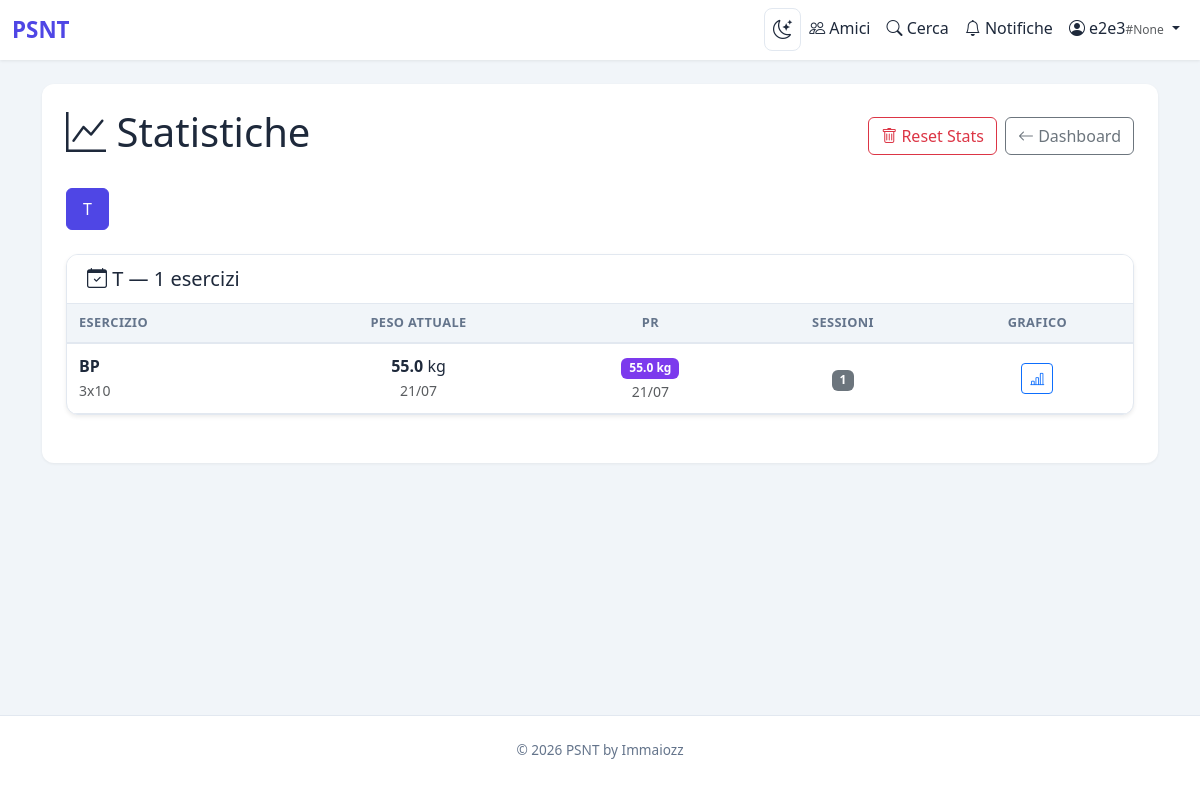
The app's page /stats (signed in) with its own data.
### flask_app.py (models this page shows, shortened)
class User(UserMixin, db.Model):
    id = db.Column(db.Integer, primary_key=True)
    username = db.Column(db.String(80), unique=True, nullable=False, index=True)
    email = db.Column(db.String(120), unique=True, nullable=False, index=True)
    password_hash = db.Column(db.String(255), nullable=False)
    profile_image = db.Column(db.Text, nullable=True)
    friend_code = db.Column(db.String(4), unique=True, nullable=True, index=True)
    public_token = db.Column(db.String(36), unique=True, nullable=True, index=True)
    is_admin = db.Column(db.Boolean, default=False, nullable=False)
    created_at = db.Column(db.DateTime, default=datetime.utcnow)
    routines = db.relationship('Routine', backref='user', lazy=True, cascade='all, delete-orphan')
    routine_exercises = db.relationship('RoutineExercise', backref='user', lazy=True, cascade='all, delete-orphan')
    routine_sessions = db.relationship('RoutineSession', backref='user', lazy=True, cascade='all, delete-orphan')
    workouts = db.relationship('Workout', backref='user', lazy=True, cascade='all, delete-orphan')
    weight_history = db.relationship('WeightHistory', backref='user', lazy=True, cascade='all, delete-orphan')

class Routine(db.Model):
    id = db.Column(db.Integer, primary_key=True)
    user_id = db.Column(db.Integer, db.ForeignKey('user.id'), nullable=False)
    name = db.Column(db.String(50), nullable=False)
    position = db.Column(db.Integer, nullable=False, default=0)
    public_token = db.Column(db.String(36), unique=True, nullable=True, index=True)
    created_at = db.Column(db.DateTime, default=datetime.utcnow)
    exercises = db.relationship('RoutineExercise', backref='routine', lazy=True, cascade='all, delete-orphan',
                                order_by='RoutineExercise.position.asc()')
    sessions = db.relationship('RoutineSession', backref='routine', lazy=True, cascade='all, delete-orphan')

class RoutineExercise(db.Model):
    id = db.Column(db.Integer, primary_key=True)
    routine_id = db.Column(db.Integer, db.ForeignKey('routine.id'), nullable=False)
    user_id = db.Column(db.Integer, db.ForeignKey('user.id'), nullable=False)
    exercise = db.Column(db.String(120), nullable=False)
    exercise_id = db.Column(db.String(10), nullable=True)
    default_sets = db.Column(db.Integer, nullable=True)
    default_reps = db.Column(db.String(50), nullable=True)
    notes = db.Column(db.Text, nullable=True)
    position = db.Column(db.Integer, nullable=True)
    superset_id = db.Column(db.Integer, nullable=True)
    created_at = db.Column(db.DateTime, default=datetime.utcnow)

class RoutineSession(db.Model):
    id = db.Column(db.Integer, primary_key=True)
    routine_id = db.Column(db.Integer, db.ForeignKey('routine.id'), nullable=False)
    user_id = db.Column(db.Integer, db.ForeignKey('user.id'), nullable=False)
    date = db.Column(db.Date, nullable=False, default=datetime.utcnow)
    created_at = db.Column(db.DateTime, default=datetime.utcnow)
    workouts = db.relationship('Workout', backref='session', lazy=True, cascade='all, delete-orphan')

### flask_app.py (the view)
@app.route("/stats")
@login_required
def stats():
    routines = Routine.query.filter_by(user_id=current_user.id).order_by(Routine.position.asc()).all()
    if not routines:
        return render_template("stats.html", routine_stats={}, routines=[])
    routine_ids = [r.id for r in routines]
    exercises_by_routine = {}
    for re in RoutineExercise.query.filter(RoutineExercise.routine_id.in_(routine_ids)).order_by(RoutineExercise.position.asc()).all():
        exercises_by_routine.setdefault(re.routine_id, []).append(re)
    sessions = RoutineSession.query.filter(
        RoutineSession.routine_id.in_(routine_ids),
        RoutineSession.user_id == current_user.id
    ).order_by(RoutineSession.date.desc()).all()
    session_ids = [s.id for s in sessions]
    all_workouts = Workout.query.filter(
        Workout.session_id.in_(session_ids),
        Workout.user_id == current_user.id
    ).all()
    workout_lookup = {}
    for wo in all_workouts:
        workout_lookup.setdefault(wo.session_id, {})[wo.exercise] = wo
    session_by_id = {s.id: s for s in sessions}
    routine_stats = {}
    for r in routines:
        template_exercises = exercises_by_routine.get(r.id, [])
        ex_stats = []
        for re in template_exercises:
            session_workouts = []
            for s in sessions:
                if s.routine_id != r.id:
                    continue
                wo = workout_lookup.get(s.id, {}).get(re.exercise)
                if wo:
                    session_workouts.append((s, wo))
            latest_sw = session_workouts[0] if session_workouts else None
            pr_sw = max(session_workouts, key=lambda x: float(x[1].weight) if x[1].weight else 0) if session_workouts else None
            latest_weight = None
            latest_date = None
            if latest_sw:
                try:
                    latest_weight = float(latest_sw[1].weight.replace(",", ".")) if latest_sw[1].weight else None
                except (ValueError, AttributeError):
                    latest_weight = None
                latest_date = latest_sw[0].date
            pr_weight = None
            pr_date = None
            if pr_sw and pr_sw[1].weight:
                try:
                    pr_weight = float(pr_sw[1].weight.replace(",", "."))
                    pr_date = pr_sw[0].date
                except (ValueError, AttributeError):
                    pass
            ex_stats.append({
                "routine_exercise": re,
                "name_it": _resolve_exercise_name(re.exercise, re.exercise_id),
                "latest_weight": latest_weight,
                "latest_date": latest_date,
                "pr_weight": pr_weight,
                "pr_date": pr_date,
                "total_sessions": len(session_workouts),
            })
        if ex_stats:
            routine_stats[r.name] = ex_stats
    return render_template("stats.html", routine_stats=routine_stats, routines=routines)

### templates/stats.html (shortened to what this page needs)
{% extends "base.html" %}
{% block content %}
<div class="d-flex justify-content-between align-items-center mb-4">
    <h1 style="color:var(--text-color);"><i class="bi bi-graph-up"></i> Statistiche</h1>
    <div class="d-flex gap-2">
        <form method="POST" action="{{ url_for('clear_stats') }}" id="clearStatsForm" onsubmit="return confirm('Vuoi cancellare TUTTI i dati delle sessioni e dei pesi? Questa azione non può essere annullata.');">
            <button type="submit" class="btn btn-outline-danger" title="Cancella tutti i dati">
                <i class="bi bi-trash"></i> Reset Stats
            </button>
        </form>
        <a href="{{ url_for('dashboard') }}" class="btn btn-outline-secondary">
            <i class="bi bi-arrow-left"></i> Dashboard
        </a>
    </div>
</div>
{% if routines|length > 0 %}
<ul class="nav nav-pills mb-4" id="routineTabs" role="tablist">
    {% for r in routines %}
    <li class="nav-item me-1">
        <button class="nav-link {% if loop.first %}active{% endif %}" data-bs-toggle="pill" data-bs-target="#tab-{{ r.id }}" type="button">
            {{ r.name }}
        </button>
    </li>
    {% endfor %}
</ul>
<div class="tab-content">
    {% for r in routines %}
    <div class="tab-pane fade {% if loop.first %}show active{% endif %}" id="tab-{{ r.id }}">
        {% if routine_stats[r.name] and routine_stats[r.name]|length > 0 %}
        <div class="card shadow-sm stat-card mb-4">
            <div class="card-header d-flex justify-content-between align-items-center">
                <h5 class="mb-0" style="color:var(--text-color);"><i class="bi bi-calendar-check"></i> {{ r.name }} — {{ routine_stats[r.name]|length }} esercizi</h5>
            </div>
            <div class="card-body p-0">
                <div class="table-responsive">
                    <table class="stats-table mb-0">
                        <thead>
                            <tr>
                                <th>Esercizio</th>
                                <th class="text-center">Peso Attuale</th>
                                <th class="text-center">PR</th>
                                <th class="text-center">Sessioni</th>
                                <th class="text-center">Grafico</th>
                            </tr>
                        </thead>
                        <tbody>
                            {% for ex in routine_stats[r.name] %}
                            <tr class="exercise-row">
                                <td>
                                    <span class="fw-semibold">{{ ex.name_it }}</span>
                                    <br><small class="text-muted">{{ ex.routine_exercise.default_sets or '-' }}x{{ ex.routine_exercise.default_reps or '-' }}</small>
                                </td>
                                <td class="text-center">
                                    {% if ex.latest_weight is not none %}
                                        <span class="fw-bold">{{ ex.latest_weight }}</span> kg
                                        <br><small class="text-muted">{{ ex.latest_date.strftime('%d/%m') if ex.latest_date else '' }}</small>
                                    {% else %}
                                        <span class="text-muted">-</span>
                                    {% endif %}
                                </td>
                                <td class="text-center">
                                    {% if ex.pr_weight is not none %}
                                        <span class="badge pr-badge">{{ ex.pr_weight }} kg</span>
                                        <br><small class="text-muted">{{ ex.pr_date.strftime('%d/%m') if ex.pr_date else '' }}</small>
                                    {% else %}
                                        <span class="text-muted">-</span>
                                    {% endif %}
                                </td>
                                <td class="text-center">
                                    <span class="badge bg-secondary">{{ ex.total_sessions }}</span>
                                </td>
                                <td class="text-center">
                                    {% if ex.total_sessions > 0 %}
                                    <button class="btn btn-sm btn-outline-primary" onclick="openChart({{ r.id }}, '{{ ex.name_it | replace("'", "\\'") }}', '{{ ex.routine_exercise.exercise_id or '' }}')">
                                        <i class="bi bi-bar-chart-line"></i>
                                    </button>
                                    {% endif %}
                                </td>
                            </tr>
                            {% endfor %}
                        </tbody>
                    </table>
                </div>
            </div>
        </div>
        {% else %}
        <div class="alert alert-secondary">
            <i class="bi bi-info-circle"></i> Nessun esercizio in {{ r.name }}.
            <a href="{{ url_for('manage_routine', token=r.public_token) }}" class="alert-link">Gestisci la routine</a>
        </div>
        {% endif %}
    </div>
    {% endfor %}
</div>
{% else %}
<div class="text-center py-5">
    <i class="bi bi-graph-up display-1 text-muted"></i>
    <h4 class="mt-3 text-muted">Nessuna routine</h4>
    <p class="text-muted">Crea una routine per iniziare a tracciare i progressi.</p>
</div>
{% endif %}
{% endblock %}

### templates/base.html (shortened to what this page needs)
<!DOCTYPE html>
<html lang="it">
<head>
    <link href="https://cdn.jsdelivr.net/npm/bootstrap@5.3.0/dist/css/bootstrap.min.css" rel="stylesheet">
    <link rel="stylesheet" href="https://cdn.jsdelivr.net/npm/bootstrap-icons@1.11.0/font/bootstrap-icons.css">
</head>
<body>
    <nav class="navbar navbar-expand-lg navbar-light">
        <div class="container-fluid">
            <a class="navbar-brand" href="{% if current_user.is_authenticated %}{{ url_for('dashboard') }}{% else %}{{ url_for('landing') }}{% endif %}">
                 PSNT
            </a>
            <div class="collapse navbar-collapse" id="navbarNav">
                <ul class="navbar-nav ms-auto">
                    {% if current_user.is_authenticated %}
                        <li class="nav-item">
                            <button class="dark-toggle nav-link" id="darkToggle" title="Modalit notturna">
                                <i class="bi bi-moon-stars"></i>
                            </button>
                        </li>
                        <li class="nav-item">
                            <a class="nav-link text-dark-readable" href="{{ url_for('friends_list') }}">
                                <i class="bi bi-people"></i> Amici
                            </a>
                        </li>
                        <li class="nav-item">
                            <a class="nav-link text-dark-readable" href="{{ url_for('search_users') }}">
                                <i class="bi bi-search"></i> Cerca
                            </a>
                        </li>
                        <li class="nav-item">
                            <a class="nav-link text-dark-readable" href="{{ url_for('notifications') }}">
                                <i class="bi bi-bell"></i> Notifiche
                            </a>
                        </li>
                        <li class="nav-item dropdown">
                            <a class="nav-link dropdown-toggle text-dark-readable" href="#" role="button" data-bs-toggle="dropdown" aria-expanded="false">
                                {% if current_user.profile_image %}
                                    <img src="{{ current_user.profile_image }}" alt="" style="width:22px;height:22px;border-radius:50%;object-fit:cover;vertical-align:middle;margin-right:4px;">
                                {% else %}
                                    <i class="bi bi-person-circle"></i>
                                {% endif %}
                                {{ current_user.username }}<span class="text-muted" style="font-size:.75rem;">#{{ current_user.friend_code }}</span>
                            </a>
                        </li>
                    {% endif %}
                </ul>
            </div>
        </div>
    </nav>
    <main>
        <div class="container">
            <div class="container-main">
                {% block content %}{% endblock %}
            </div>
        </div>
    </main>
    <footer class="footer">
        <div class="container">
            <p>&copy; 2026 PSNT by Immaiozz</p>
        </div>
    </footer>
</body>
</html>

### records on screen
User: username "e2e3", friend_code "None"
Routine: name "T", routine_stats "1"
RoutineExercise: name_it "BP", routine_exercise "3", routine_exercise "10", latest_weight "55.0", latest_date "21/07", pr_weight "55.0", pr_date "21/07", total_sessions "1"
